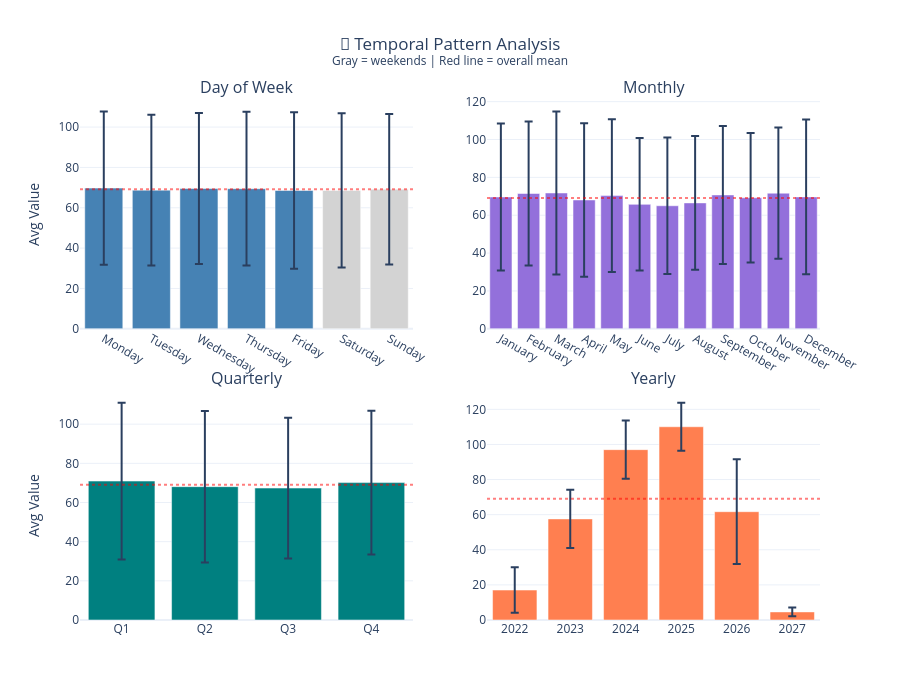

This figure's notebook cell:
### Markdown cell above
## 1c.6 Seasonality Detection

**📖 Understanding Seasonality:**
- **Weekly** (period=7): Higher activity on certain days
- **Monthly** (period~30): End-of-month patterns, billing cycles
- **Quarterly** (period~90): Business cycles, seasonal products

**📊 Interpreting Strength (Autocorrelation):**

Strength measures how well values at a given lag correlate with current values.

| Strength | Interpretation | Random Data Baseline |
|----------|----------------|---------------------|
| 0.0 | No pattern (random noise) | ≈ 0.0 |
| 0.1–0.3 | Weak pattern | Barely above random |
| 0.3–0.5 | Moderate pattern | 3–5× lift over random |
| 0.5–0.7 | Strong pattern | Clear repeating cycle |
| > 0.7 | Very strong pattern | Near-deterministic cycle |

*Lift interpretation: A strength of 0.4 means the pattern explains ~40% of variance at that lag, vs ~0% for random data.*

**🎯 Window-Aligned Pattern Detection:**

We check two types of patterns:
- **Natural periods** (7, 14, 21, 30 days): Calendar-driven cycles
- **Aggregation windows** (from findings): Patterns at your selected feature windows (e.g., 180d, 365d)

If a pattern aligns with your aggregation window, features computed over that window may capture the full cycle — consider this when interpreting aggregated features.

**Impact on ML:**
- Add day-of-week, month features for detected periods
- Consider seasonal decomposition for strong patterns
- Use cyclical encodings (sin/cos) for neural networks

### Code cell
# Seasonality Analysis - Temporal Pattern Grid + Autocorrelation

# Prepare temporal columns
daily_data["day_of_week"] = daily_data[TIME_COLUMN].dt.day_name()
daily_data["month"] = daily_data[TIME_COLUMN].dt.month_name()
daily_data["quarter"] = "Q" + daily_data[TIME_COLUMN].dt.quarter.astype(str)
daily_data["year"] = daily_data[TIME_COLUMN].dt.year.astype(str)

dow_order = ["Monday", "Tuesday", "Wednesday", "Thursday", "Friday", "Saturday", "Sunday"]
month_order = ["January", "February", "March", "April", "May", "June", "July", "August", "September", "October", "November", "December"]
daily_data["day_of_week"] = native_pd.Categorical(daily_data["day_of_week"], categories=[d for d in dow_order if d in daily_data["day_of_week"].to_numpy()], ordered=True)
daily_data["month"] = native_pd.Categorical(daily_data["month"], categories=[m for m in month_order if m in daily_data["month"].to_numpy()], ordered=True)
daily_data["quarter"] = native_pd.Categorical(daily_data["quarter"], categories=[q for q in ["Q1","Q2","Q3","Q4"] if q in daily_data["quarter"].to_numpy()], ordered=True)

# Compute statistics
dow_stats_mean = daily_data.groupby("day_of_week", observed=True)[analysis_col].mean().reset_index().rename(columns={analysis_col: "mean"})
dow_stats_std = daily_data.groupby("day_of_week", observed=True)[analysis_col].std().reset_index().rename(columns={analysis_col: "std"})
dow_stats = dow_stats_mean.merge(dow_stats_std, on="day_of_week")
monthly_stats_mean = daily_data.groupby("month", observed=True)[analysis_col].mean().reset_index().rename(columns={analysis_col: "mean"})
monthly_stats_std = daily_data.groupby("month", observed=True)[analysis_col].std().reset_index().rename(columns={analysis_col: "std"})
monthly_stats = monthly_stats_mean.merge(monthly_stats_std, on="month")
quarterly_stats_mean = daily_data.groupby("quarter", observed=True)[analysis_col].mean().reset_index().rename(columns={analysis_col: "mean"})
quarterly_stats_std = daily_data.groupby("quarter", observed=True)[analysis_col].std().reset_index().rename(columns={analysis_col: "std"})
quarterly_stats = quarterly_stats_mean.merge(quarterly_stats_std, on="quarter")
yearly_stats_mean = daily_data.groupby("year", observed=True)[analysis_col].mean().reset_index().rename(columns={analysis_col: "mean"})
yearly_stats_std = daily_data.groupby("year", observed=True)[analysis_col].std().reset_index().rename(columns={analysis_col: "std"})
yearly_stats = yearly_stats_mean.merge(yearly_stats_std, on="year")
overall_mean = daily_data[analysis_col].mean()

# Get aggregation window lags for seasonality detection
window_lags = []
if findings.time_series_metadata and findings.time_series_metadata.suggested_aggregations:
    for w in findings.time_series_metadata.suggested_aggregations:
        if w != "all_time":
            days = int(w.replace("d", "").replace("h", "")) if "d" in w else int(w.replace("h", "")) // 24
            if days > 30:
                window_lags.append(days)

# Run seasonality detection
seasonality_results = analyzer.detect_seasonality(daily_data, value_column=analysis_col, additional_lags=window_lags)

# Create 2x2 visualization grid
fig = make_subplots(rows=2, cols=2, subplot_titles=["Day of Week", "Monthly", "Quarterly", "Yearly"],
                    horizontal_spacing=0.1, vertical_spacing=0.12)

colors_dow = ["lightgray" if d in ["Saturday", "Sunday"] else "steelblue" for d in dow_stats["day_of_week"]]
fig.add_trace(go.Bar(x=dow_stats["day_of_week"], y=dow_stats["mean"], error_y=dict(type="data", array=dow_stats["std"]),
                     marker_color=colors_dow, showlegend=False), row=1, col=1)
fig.add_trace(go.Bar(x=monthly_stats["month"], y=monthly_stats["mean"], error_y=dict(type="data", array=monthly_stats["std"]),
                     marker_color="mediumpurple", showlegend=False), row=1, col=2)
fig.add_trace(go.Bar(x=quarterly_stats["quarter"], y=quarterly_stats["mean"], error_y=dict(type="data", array=quarterly_stats["std"]),
                     marker_color="teal", showlegend=False), row=2, col=1)
fig.add_trace(go.Bar(x=yearly_stats["year"], y=yearly_stats["mean"], error_y=dict(type="data", array=yearly_stats["std"]),
                     marker_color="coral", showlegend=False), row=2, col=2)

for row, col in [(1, 1), (1, 2), (2, 1), (2, 2)]:
    fig.add_hline(y=overall_mean, line_dash="dot", line_color="red", opacity=0.5, row=row, col=col)

fig.update_layout(title={"text": "📅 Temporal Pattern Analysis<br><sup>Gray = weekends | Red line = overall mean</sup>",
                         "x": 0.5, "xanchor": "center"}, template="plotly_white", height=700)
fig.update_yaxes(title_text="Avg Value", row=1, col=1)
fig.update_yaxes(title_text="Avg Value", row=2, col=1)
display_figure(fig)

# Combined Pattern Analysis
print("📊 SEASONALITY & TEMPORAL PATTERN ANALYSIS")
print("="*60)

# Variation analysis
def calc_var(stats): return (stats["mean"].max() - stats["mean"].min()) / overall_mean * 100 if len(stats) > 1 else 0
variations = {"day_of_week": calc_var(dow_stats), "month": calc_var(monthly_stats),
              "quarter": calc_var(quarterly_stats), "year": calc_var(yearly_stats)}

print("\n📈 Pattern Variation (% from mean):")
print(f"   Day of Week: {variations['day_of_week']:.1f}%")
print(f"   Monthly:     {variations['month']:.1f}%")
print(f"   Quarterly:   {variations['quarter']:.1f}%")
print(f"   Yearly:      {variations['year']:.1f}%")

# Autocorrelation seasonality
print("\n🔁 Autocorrelation Seasonality (threshold > 0.3):")
if seasonality_results:
    for sr in seasonality_results:
        strength = "Strong" if sr.strength > 0.5 else "Moderate"
        aligned = " [aggregation window]" if sr.period in window_lags else ""
        print(f"   • {sr.period_name or f'{sr.period}d'}: {sr.strength:.3f} ({strength}){aligned}")
else:
    print("   No significant autocorrelation patterns detected")

# Generate recommendations
SEASONALITY_RECOMMENDATIONS = []
for pattern, var_pct in variations.items():
    priority = "high" if var_pct > 20 else "medium" if var_pct > 10 else "low"

    if pattern == "day_of_week" and var_pct > 10:
        SEASONALITY_RECOMMENDATIONS.append({"pattern": pattern, "variation": var_pct, "priority": priority,
            "features": ["dow_sin", "dow_cos", "is_weekend"], "reason": f"{var_pct:.1f}% variation - add cyclical encoding"})
    elif pattern == "month" and var_pct > 10:
        SEASONALITY_RECOMMENDATIONS.append({"pattern": pattern, "variation": var_pct, "priority": priority,
            "features": ["month_sin", "month_cos"], "reason": f"{var_pct:.1f}% variation - add cyclical encoding"})
    elif pattern == "quarter" and var_pct > 10:
        SEASONALITY_RECOMMENDATIONS.append({"pattern": pattern, "variation": var_pct, "priority": priority,
            "features": ["quarter_sin", "quarter_cos"], "reason": f"{var_pct:.1f}% variation - add cyclical encoding"})
    elif pattern == "year" and var_pct > 20:
        trend_explains = 'trend_result' in dir() and trend_result.strength > 0.3 and trend_result.has_direction
        if trend_explains:
            SEASONALITY_RECOMMENDATIONS.append({"pattern": pattern, "variation": var_pct, "priority": priority,
                "features": ["year_trend"], "reason": f"{var_pct:.1f}% variation aligned with trend"})
        else:
            SEASONALITY_RECOMMENDATIONS.append({"pattern": pattern, "variation": var_pct, "priority": priority,
                "features": ["year_categorical"], "reason": f"{var_pct:.1f}% variation but NO linear trend - use categorical",
                "warning": "Stepwise changes or non-linear cycles suspected"})

# For autocorrelation-detected patterns
for sr in seasonality_results:
    if sr.period in [7, 14, 21, 30] and sr.strength > 0.3:
        SEASONALITY_RECOMMENDATIONS.append({"pattern": f"{sr.period}d_cycle", "variation": sr.strength * 100,
            "priority": "medium", "features": [f"lag_{sr.period}d_ratio"],
            "reason": f"Autocorrelation {sr.strength:.2f} at {sr.period}d - add lag ratio feature"})

print("\n" + "─"*60)
print("📋 SEASONALITY RECOMMENDATIONS:")
print("─"*60)
if SEASONALITY_RECOMMENDATIONS:
    for rec in SEASONALITY_RECOMMENDATIONS:
        icon = {"high": "🔴", "medium": "🟡", "low": "🟢"}.get(rec["priority"], "⚪")
        print(f"\n{icon} [{rec['priority'].upper()}] {rec['pattern'].replace('_', ' ').title()}")
        print(f"   {rec['reason']}")
        if rec.get("warning"):
            print(f"   ⚠️  {rec['warning']}")
        if rec.get("features"):
            print(f"   → Features: {', '.join(rec['features'])}")
else:
    print("\n   No significant patterns - seasonal features unlikely to help")

TEMPORAL_PATTERN_RECOMMENDATIONS = SEASONALITY_RECOMMENDATIONS

### Figure 1 — Plotly figure (JSON) as saved in the notebook; plotly's stock layout.template omitted (floating-point values rounded to 4 significant figures)
{"data": [{"error_y": {"array": [38.01, 37.33, 37.47, 38.11, 38.74, 38.17, 37.34], "type": "data"}, "marker": {"color": ["steelblue", "steelblue", "steelblue", "steelblue", "steelblue", "lightgray", "lightgray"]}, "showlegend": false, "type": "bar", "x": ["Monday", "Tuesday", "Wednesday", "Thursday", "Friday", "Saturday", "Sunday"], "xaxis": "x", "y": [69.74, 68.72, 69.53, 69.46, 68.57, 68.62, 69.19], "yaxis": "y"}, {"error_y": {"array": [38.8, 37.98, 43.08, 40.51, 40.4, 35.0, 36.03, 35.32, 36.43, 34.19, 34.68, 40.87], "type": "data"}, "marker": {"color": "mediumpurple"}, "showlegend": false, "type": "bar", "x": ["January", "February", "March", "April", "May", "June", "July", "August", "September", "October", "November", "December"], "xaxis": "x2", "y": [69.63, 71.48, 71.75, 68.07, 70.37, 65.74, 65.0, 66.51, 70.72, 69.21, 71.65, 69.68], "yaxis": "y2"}, {"error_y": {"array": [40.05, 38.7, 35.93, 36.66], "type": "data"}, "marker": {"color": "teal"}, "showlegend": false, "type": "bar", "x": ["Q1", "Q2", "Q3", "Q4"], "xaxis": "x3", "y": [70.95, 68.08, 67.37, 70.16], "yaxis": "y3"}, {"error_y": {"array": [12.99, 16.6, 16.63, 13.73, 29.84, 2.5], "type": "data"}, "marker": {"color": "coral"}, "showlegend": false, "type": "bar", "x": ["2022", "2023", "2024", "2025", "2026", "2027"], "xaxis": "x4", "y": [17.06, 57.58, 97.03, 110.1, 61.69, 4.609], "yaxis": "y4"}], "layout": {"annotations": [{"font": {"size": 16}, "showarrow": false, "text": "Day of Week", "x": 0.225, "xanchor": "center", "xref": "paper", "y": 1.0, "yanchor": "bottom", "yref": "paper"}, {"font": {"size": 16}, "showarrow": false, "text": "Monthly", "x": 0.775, "xanchor": "center", "xref": "paper", "y": 1.0, "yanchor": "bottom", "yref": "paper"}, {"font": {"size": 16}, "showarrow": false, "text": "Quarterly", "x": 0.225, "xanchor": "center", "xref": "paper", "y": 0.44, "yanchor": "bottom", "yref": "paper"}, {"font": {"size": 16}, "showarrow": false, "text": "Yearly", "x": 0.775, "xanchor": "center", "xref": "paper", "y": 0.44, "yanchor": "bottom", "yref": "paper"}], "height": 700, "shapes": [{"line": {"color": "red", "dash": "dot"}, "opacity": 0.5, "type": "line", "x0": 0, "x1": 1, "xref": "x domain", "y0": 69.12, "y1": 69.12, "yref": "y"}, {"line": {"color": "red", "dash": "dot"}, "opacity": 0.5, "type": "line", "x0": 0, "x1": 1, "xref": "x2 domain", "y0": 69.12, "y1": 69.12, "yref": "y2"}, {"line": {"color": "red", "dash": "dot"}, "opacity": 0.5, "type": "line", "x0": 0, "x1": 1, "xref": "x3 domain", "y0": 69.12, "y1": 69.12, "yref": "y3"}, {"line": {"color": "red", "dash": "dot"}, "opacity": 0.5, "type": "line", "x0": 0, "x1": 1, "xref": "x4 domain", "y0": 69.12, "y1": 69.12, "yref": "y4"}], "title": {"text": "📅 Temporal Pattern Analysis<br><sup>Gray = weekends | Red line = overall mean</sup>", "x": 0.5, "xanchor": "center"}, "xaxis": {"anchor": "y", "domain": [0.0, 0.45]}, "xaxis2": {"anchor": "y2", "domain": [0.55, 1.0]}, "xaxis3": {"anchor": "y3", "domain": [0.0, 0.45]}, "xaxis4": {"anchor": "y4", "domain": [0.55, 1.0]}, "yaxis": {"anchor": "x", "domain": [0.56, 1.0], "title": {"text": "Avg Value"}}, "yaxis2": {"anchor": "x2", "domain": [0.56, 1.0]}, "yaxis3": {"anchor": "x3", "domain": [0.0, 0.44], "title": {"text": "Avg Value"}}, "yaxis4": {"anchor": "x4", "domain": [0.0, 0.44]}}}
